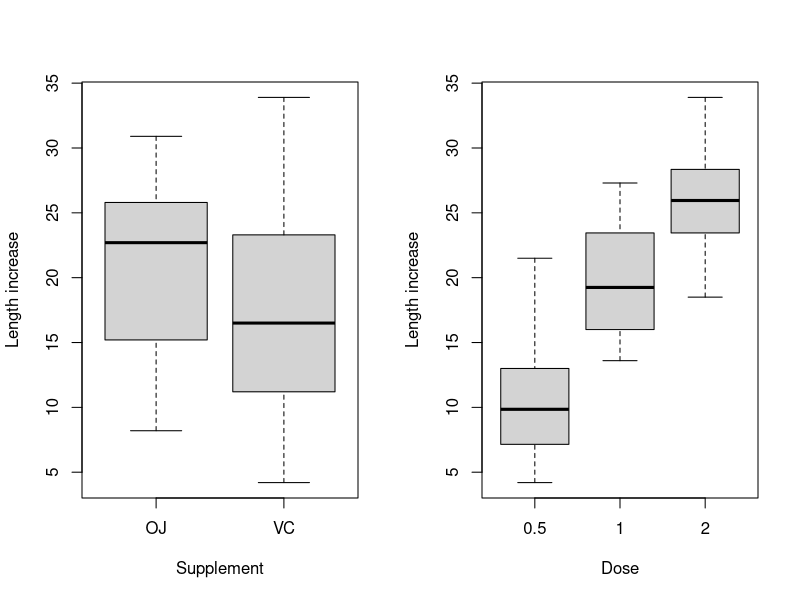
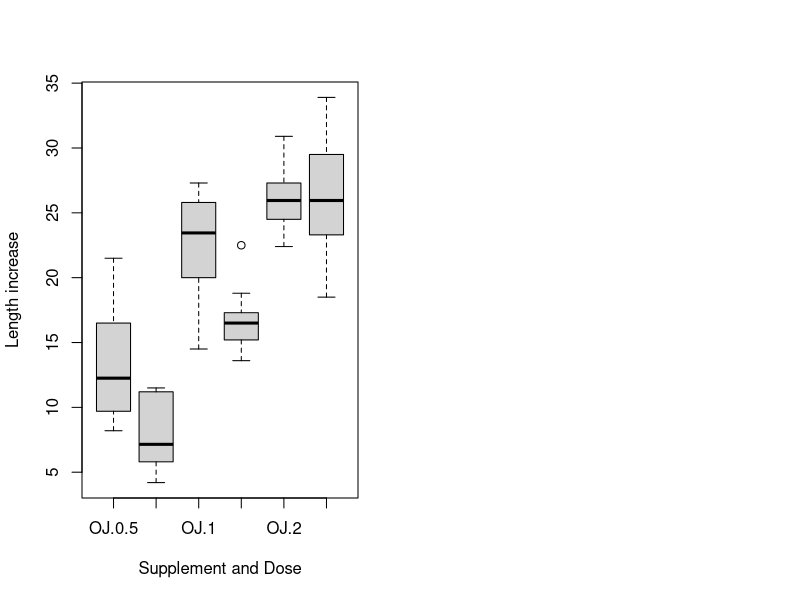

These charts were generated, in order, by the following R code:
## ---- chunk 1
library(datasets)
library(xtable)
## ---- chunk 2
par(mfrow=c(1,2))
boxplot(len~supp,data =ToothGrowth,
        xlab="Supplement",
        ylab="Length increase")
boxplot(len~dose,data =ToothGrowth,
        xlab="Dose",
        ylab="Length increase")

## ---- chunk 3
boxplot(len~supp+dose,data =ToothGrowth,
        xlab="Supplement and Dose",
        ylab="Length increase")
## ---- chunk 4
aggregate(ToothGrowth$len~ToothGrowth$supp+ToothGrowth$dose,FUN=mean)
## ---- chunk 5
t_result=NULL
tmp_result=NULL
t_result=data.frame(dose=NULL,
                    mean=NULL,
                    low_interval=NULL,
                    high_interval=NULL,
                    p.value=NULL)
for(i in unique(ToothGrowth$dose)){
  tmp_result<-t.test(
    ToothGrowth[ToothGrowth$supp=="OJ" & 
                  ToothGrowth$dose==i,]$len-
      ToothGrowth[ToothGrowth$supp=="VC" 
                  & ToothGrowth$dose==i,]$len)
  
  t_result=rbind(t_result,
                 data.frame(
                   dose=i,
                   mean=tmp_result$estimate,
                    low_interval=tmp_result$conf.int[1],
                    high_interval=tmp_result$conf.int[2],
                    p.value=tmp_result$p.value
                    ))
}
row.names(t_result)=rep(NULL,3)
## ---- chunk 6
xt_t_result<-xtable(t_result)
print(xt_t_result,type="html",row.names=FALSE)
## ---- chunk 7
quantile(ToothGrowth[ToothGrowth$supp=="OJ" & 
                  ToothGrowth$dose==2,]$len)
## ---- chunk 8
quantile(ToothGrowth[ToothGrowth$supp=="VC" & 
                  ToothGrowth$dose==2,]$len)
